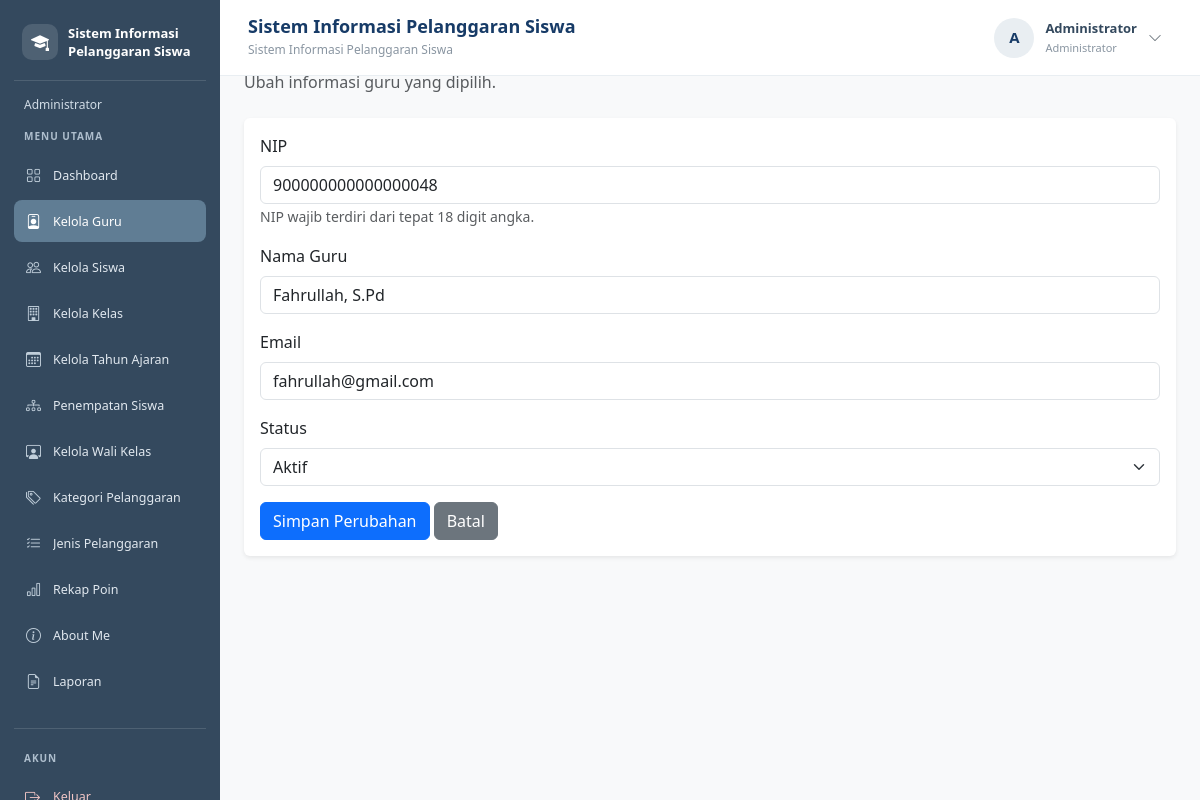
/edit_guru.php?id=48 (signed in), run on the app's committed database.
### tables this page shows
CREATE TABLE `t_guru` (
  `id` int(11) NOT NULL,
  `nip` varchar(30) NOT NULL,
  `nama` varchar(150) NOT NULL,
  `email` varchar(150) NOT NULL,
  `status_aktif` tinyint(1) NOT NULL,
  `user_id` int(11) NOT NULL,
  `created_at` timestamp NOT NULL DEFAULT current_timestamp(),
  `updated_at` timestamp NOT NULL DEFAULT current_timestamp()
);

### edit_guru.php (the view, shortened to what this page needs)
<?php
include "config/koneksi.php";
$id = filter_input(INPUT_GET, 'id', FILTER_VALIDATE_INT);
$stmt = mysqli_prepare(
    $koneksi,
    "SELECT nip, nama, email, status_aktif
     FROM t_guru WHERE id = ?"
);
mysqli_stmt_bind_param($stmt, "i", $id);
mysqli_stmt_execute($stmt);
$result = mysqli_stmt_get_result($stmt);
$guru = mysqli_fetch_assoc($result);
?>
<!DOCTYPE html>
<html lang="id">
<head>
    <link href="https://cdn.jsdelivr.net/npm/bootstrap@5.3.8/dist/css/bootstrap.min.css"
          rel="stylesheet">
</head>
<body>
<?php include "includes/sidebar.php"; ?>
<?php include "includes/navbar.php"; ?>
<main class="konten-utama">
    <h2>Edit Data Guru</h2>
    <p class="text-muted mb-4">Ubah informasi guru yang dipilih.</p>
    <div class="card shadow-sm border-0">
        <div class="card-body">
            <form method="POST">
                <div class="mb-3">
                    <label class="form-label">NIP</label>
                    <input
                        type="text"
                        name="nip"
                        class="form-control"
                        minlength="18"
                        maxlength="18"
                        pattern="[0-9]{18}"
                        inputmode="numeric"
                        title="NIP harus tepat 18 digit angka."
                        placeholder="Masukkan 18 digit NIP"
                        required
                        value="<?= htmlspecialchars($guru['nip'] ?? '', ENT_QUOTES, 'UTF-8'); ?>"
                    >
                    <small class="text-muted">
                        NIP wajib terdiri dari tepat 18 digit angka.
                    </small>
                </div>
                <div class="mb-3">
                    <label class="form-label">Nama Guru</label>
                    <input
                        type="text"
                        name="nama"
                        class="form-control"
                        maxlength="150"
                        required
                        value="<?= htmlspecialchars($guru['nama'] ?? '', ENT_QUOTES, 'UTF-8'); ?>"
                    >
                </div>
                <div class="mb-3">
                    <label class="form-label">Email</label>
                    <input
                        type="email"
                        name="email"
                        class="form-control"
                        maxlength="150"
                        required
                        value="<?= htmlspecialchars($guru['email'] ?? '', ENT_QUOTES, 'UTF-8'); ?>"
                    >
                </div>
                <div class="mb-3">
                    <label class="form-label">Status</label>
                    <select name="status_aktif" class="form-select" required>
                        <option value="1" <?= (string)$guru['status_aktif'] === '1' ? 'selected' : ''; ?>>
                            Aktif
                        </option>
                    </select>
                </div>
                <button type="submit" class="btn btn-primary">
                    Simpan Perubahan
                </button>
                <a href="data_guru.php" class="btn btn-secondary">
                    Batal
                </a>
            </form>
        </div>
    </div>
</main>
</body>
</html>

### edit_guru.php (style rules this page uses)
body { margin: 0; background: #f8f9fa; }
.konten-utama { margin-left: 220px; width: calc(100% - 220px); min-height: 100vh; padding: 24px; box-sizing: border-box; }

### data on the page
t_guru: nip "900000000000000048", nama "Fahrullah, S.Pd", email "fahrullah@gmail.com", status_aktif "Aktif"

### other printed values
$labelRole "Administrator"
$menu[0] "Dashboard"
$menu[0] "Kelola Guru"
$menu[0] "Kelola Siswa"
$menu[0] "Kelola Kelas"
$menu[0] "Kelola Tahun Ajaran"
$menu[0] "Penempatan Siswa"
$menu[0] "Kelola Wali Kelas"
$menu[0] "Kategori Pelanggaran"
$menu[0] "Jenis Pelanggaran"
$menu[0] "Rekap Poin"
$menu[0] "About Me"
$menu[0] "Laporan"
$judulNavbar "Sistem Informasi Pelanggaran Siswa"
$inisial "A"
